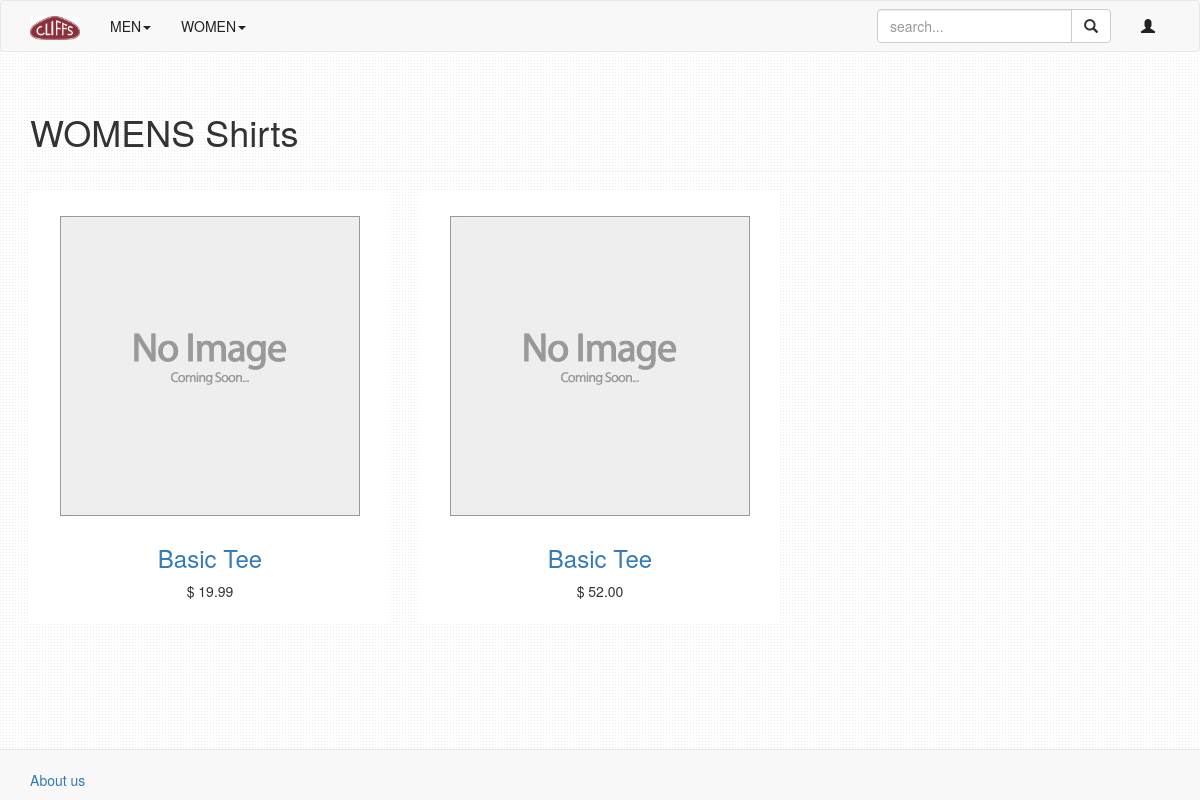
Screenshot of /catalog/w/Shirts/ with the database file from the repository.
### catalog/models.py (models this page shows, shortened)
class Sex(models.Model):
    MENS = 'm'
    WOMENS = 'w'
    sex_choices = (
        (MENS, "MENS"),
        (WOMENS, "WOMENS")
    )
    sex_selection = models.CharField(max_length=5, choices=sex_choices, default= MENS)
    def __str__(self):
        return self.get_sex_selection_display()

class Category(models.Model):
    sex = models.ForeignKey(Sex, on_delete=models.CASCADE)
    name = models.CharField(max_length=20)

class Product(models.Model):
    category = models.ForeignKey(Category, on_delete=models.CASCADE)
    name = models.CharField(max_length=30)
    price = models.DecimalField(max_digits=6, decimal_places=2, default=0.00)
    image = models.CharField(max_length=1000, default="/static/catalog/images/Placeholder.jpg")
    stockXL = models.IntegerField(default=0)
    stockL = models.IntegerField(default=0)
    stockM = models.IntegerField(default=0)
    stockS = models.IntegerField(default=0)

### catalog/views.py (the view)
# urls.py: url(r'^(?P<selection>[\w-]+)/(?P<category>[\w-]+)/$', views.products_list, name='products_list'),
def products_list(request, selection, category):
    selected = Sex.objects.get(sex_selection=selection)
    products = Sex.objects.all()
    try:
        category_selected = Category.objects.get(sex=selected, name=category)
        items = category_selected.product_set.all()
    except Category.DoesNotExist:
        raise Http404("Category does not exist")
    context = {'items': items, 'category': category, 'selected': selected}
    context.update(cat_context)
    return render(request, 'catalog/products.html', context=context)

### catalog/templates/catalog/products.html (shortened to what this page needs)
{% extends 'catalog/base.html'%}
{% block body %}
<div class="container">
    <div class="page-header">
        <h1>{{selected}} {{category}}</h1>
    </div>
    <div class="row">
        {% for product in items %}
        <div class="col-md-4">
            <div class="thumbnail">
                <a href="{% url 'catalog:prod' p_id=product.id %}"><img src={{product.image}}></a>
                    <div class="caption" style="margin: auto;">
                        <a href="{% url 'catalog:prod' p_id=product.id %}"><h3 style="text-align: center;">{{ product.name }}</h3></a>
                        <p style="text-align: center;">$ {{ product.price }}</p>
                    </div>
            </div>
        </div>
        {% endfor %}
    </div>
</div>
{% endblock %}

### catalog/static/catalog/style.css (style rules this page uses)
.thumbnail { border:0px; }
.thumbnail a>img, .thumbnail>img { padding-top: 20px; }
img { max-width: 100%; height: auto; width: auto; }
body { background-image: url('/static/catalog/images/subtle_dots.png'); background-repeat: repeat-y repeat-x; padding-bottom: 100px; }

### rows the page displays
Sex: sex_selection "WOMENS"
Category: name "Shirts"
Product: image (placeholder picture), name "Basic Tee", price "19.99"
Product: image (placeholder picture), name "Basic Tee", price "52.00"
